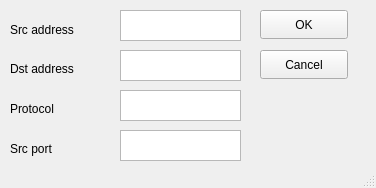
<?xml version="1.0" encoding="UTF-8"?>
<ui version="4.0">
 <class>MainWindow</class>
 <widget class="QMainWindow" name="MainWindow">
  <property name="geometry">
   <rect>
    <x>0</x>
    <y>0</y>
    <width>376</width>
    <height>188</height>
   </rect>
  </property>
  <property name="windowTitle">
   <string>Add prerouting rule</string>
  </property>
  <widget class="QWidget" name="centralwidget">
   <widget class="QTextEdit" name="sportField">
    <property name="geometry">
     <rect>
      <x>120</x>
      <y>130</y>
      <width>121</width>
      <height>31</height>
     </rect>
    </property>
   </widget>
   <widget class="QLabel" name="label">
    <property name="geometry">
     <rect>
      <x>10</x>
      <y>20</y>
      <width>81</width>
      <height>20</height>
     </rect>
    </property>
    <property name="text">
     <string>Src address</string>
    </property>
   </widget>
   <widget class="QTextEdit" name="protField">
    <property name="geometry">
     <rect>
      <x>120</x>
      <y>90</y>
      <width>121</width>
      <height>31</height>
     </rect>
    </property>
   </widget>
   <widget class="QTextEdit" name="dstField">
    <property name="geometry">
     <rect>
      <x>120</x>
      <y>50</y>
      <width>121</width>
      <height>31</height>
     </rect>
    </property>
   </widget>
   <widget class="QLabel" name="label_5">
    <property name="geometry">
     <rect>
      <x>10</x>
      <y>140</y>
      <width>91</width>
      <height>17</height>
     </rect>
    </property>
    <property name="text">
     <string>Src port</string>
    </property>
   </widget>
   <widget class="QPushButton" name="okButton">
    <property name="geometry">
     <rect>
      <x>260</x>
      <y>10</y>
      <width>88</width>
      <height>29</height>
     </rect>
    </property>
    <property name="text">
     <string>OK</string>
    </property>
   </widget>
   <widget class="QTextEdit" name="srcField">
    <property name="geometry">
     <rect>
      <x>120</x>
      <y>10</y>
      <width>121</width>
      <height>31</height>
     </rect>
    </property>
   </widget>
   <widget class="QLabel" name="label_4">
    <property name="geometry">
     <rect>
      <x>10</x>
      <y>100</y>
      <width>91</width>
      <height>17</height>
     </rect>
    </property>
    <property name="text">
     <string>Protocol</string>
    </property>
   </widget>
   <widget class="QLabel" name="label_2">
    <property name="geometry">
     <rect>
      <x>10</x>
      <y>60</y>
      <width>101</width>
      <height>17</height>
     </rect>
    </property>
    <property name="text">
     <string>Dst address</string>
    </property>
   </widget>
   <widget class="QPushButton" name="cancelButton">
    <property name="geometry">
     <rect>
      <x>260</x>
      <y>50</y>
      <width>88</width>
      <height>29</height>
     </rect>
    </property>
    <property name="text">
     <string>Cancel</string>
    </property>
   </widget>
  </widget>
  <widget class="QStatusBar" name="statusbar"/>
 </widget>
 <resources/>
 <connections/>
</ui>
